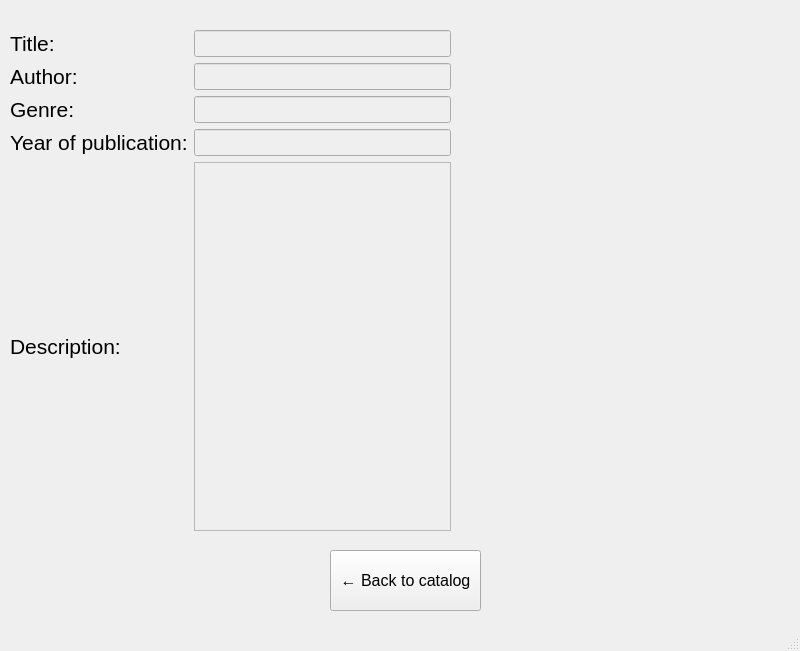
<?xml version="1.0" encoding="UTF-8"?>
<ui version="4.0">
 <class>MainWindow</class>
 <widget class="QMainWindow" name="MainWindow">
  <property name="geometry">
   <rect>
    <x>0</x>
    <y>0</y>
    <width>800</width>
    <height>651</height>
   </rect>
  </property>
  <property name="windowTitle">
   <string>MainWindow</string>
  </property>
  <widget class="QWidget" name="centralwidget">
   <widget class="QWidget" name="gridLayoutWidget">
    <property name="geometry">
     <rect>
      <x>10</x>
      <y>30</y>
      <width>441</width>
      <height>501</height>
     </rect>
    </property>
    <layout class="QGridLayout" name="gridLayout">
     <item row="3" column="0">
      <widget class="QLabel" name="label_4">
       <property name="font">
        <font>
         <pointsize>16</pointsize>
        </font>
       </property>
       <property name="text">
        <string>Year of publication:</string>
       </property>
      </widget>
     </item>
     <item row="1" column="1">
      <widget class="QLineEdit" name="author_le">
       <property name="enabled">
        <bool>false</bool>
       </property>
       <property name="font">
        <font>
         <pointsize>12</pointsize>
        </font>
       </property>
      </widget>
     </item>
     <item row="4" column="0">
      <widget class="QLabel" name="label_5">
       <property name="font">
        <font>
         <pointsize>16</pointsize>
        </font>
       </property>
       <property name="text">
        <string>Description:</string>
       </property>
      </widget>
     </item>
     <item row="0" column="0">
      <widget class="QLabel" name="label">
       <property name="font">
        <font>
         <pointsize>16</pointsize>
        </font>
       </property>
       <property name="text">
        <string>Title:</string>
       </property>
      </widget>
     </item>
     <item row="1" column="0">
      <widget class="QLabel" name="label_2">
       <property name="font">
        <font>
         <pointsize>16</pointsize>
        </font>
       </property>
       <property name="text">
        <string>Author:</string>
       </property>
      </widget>
     </item>
     <item row="2" column="0">
      <widget class="QLabel" name="label_3">
       <property name="font">
        <font>
         <pointsize>16</pointsize>
        </font>
       </property>
       <property name="text">
        <string>Genre:</string>
       </property>
      </widget>
     </item>
     <item row="3" column="1">
      <widget class="QLineEdit" name="year_le">
       <property name="enabled">
        <bool>false</bool>
       </property>
       <property name="font">
        <font>
         <pointsize>12</pointsize>
        </font>
       </property>
      </widget>
     </item>
     <item row="0" column="1">
      <widget class="QLineEdit" name="title_le">
       <property name="enabled">
        <bool>false</bool>
       </property>
       <property name="font">
        <font>
         <pointsize>12</pointsize>
        </font>
       </property>
      </widget>
     </item>
     <item row="2" column="1">
      <widget class="QLineEdit" name="genre_le">
       <property name="enabled">
        <bool>false</bool>
       </property>
       <property name="font">
        <font>
         <pointsize>12</pointsize>
        </font>
       </property>
      </widget>
     </item>
     <item row="4" column="1">
      <widget class="QTextEdit" name="description_te">
       <property name="enabled">
        <bool>false</bool>
       </property>
       <property name="font">
        <font>
         <pointsize>12</pointsize>
        </font>
       </property>
      </widget>
     </item>
    </layout>
   </widget>
   <widget class="QLabel" name="image_in_frame">
    <property name="geometry">
     <rect>
      <x>476</x>
      <y>32</y>
      <width>301</width>
      <height>491</height>
     </rect>
    </property>
    <property name="text">
     <string/>
    </property>
   </widget>
   <widget class="QPushButton" name="back_b">
    <property name="geometry">
     <rect>
      <x>330</x>
      <y>550</y>
      <width>151</width>
      <height>61</height>
     </rect>
    </property>
    <property name="font">
     <font>
      <pointsize>12</pointsize>
     </font>
    </property>
    <property name="text">
     <string>← Back to catalog</string>
    </property>
   </widget>
  </widget>
  <widget class="QMenuBar" name="menubar">
   <property name="geometry">
    <rect>
     <x>0</x>
     <y>0</y>
     <width>800</width>
     <height>21</height>
    </rect>
   </property>
  </widget>
  <widget class="QStatusBar" name="statusbar"/>
 </widget>
 <resources/>
 <connections/>
</ui>
